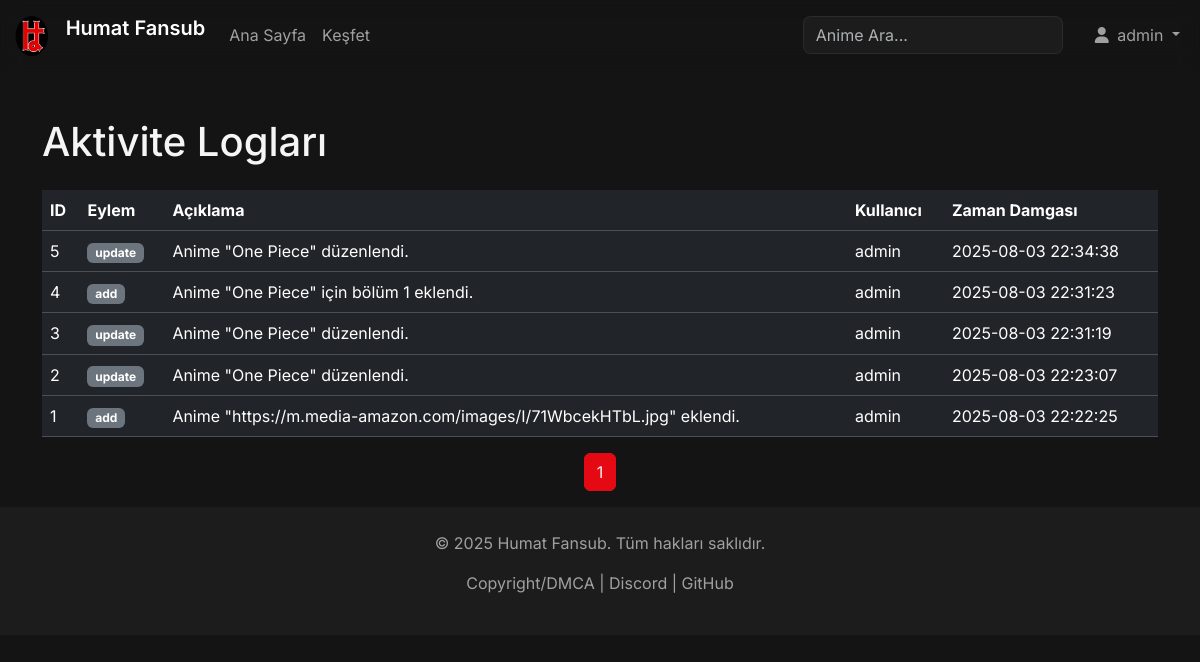
The page /logs (signed in) on the database as committed earlier.
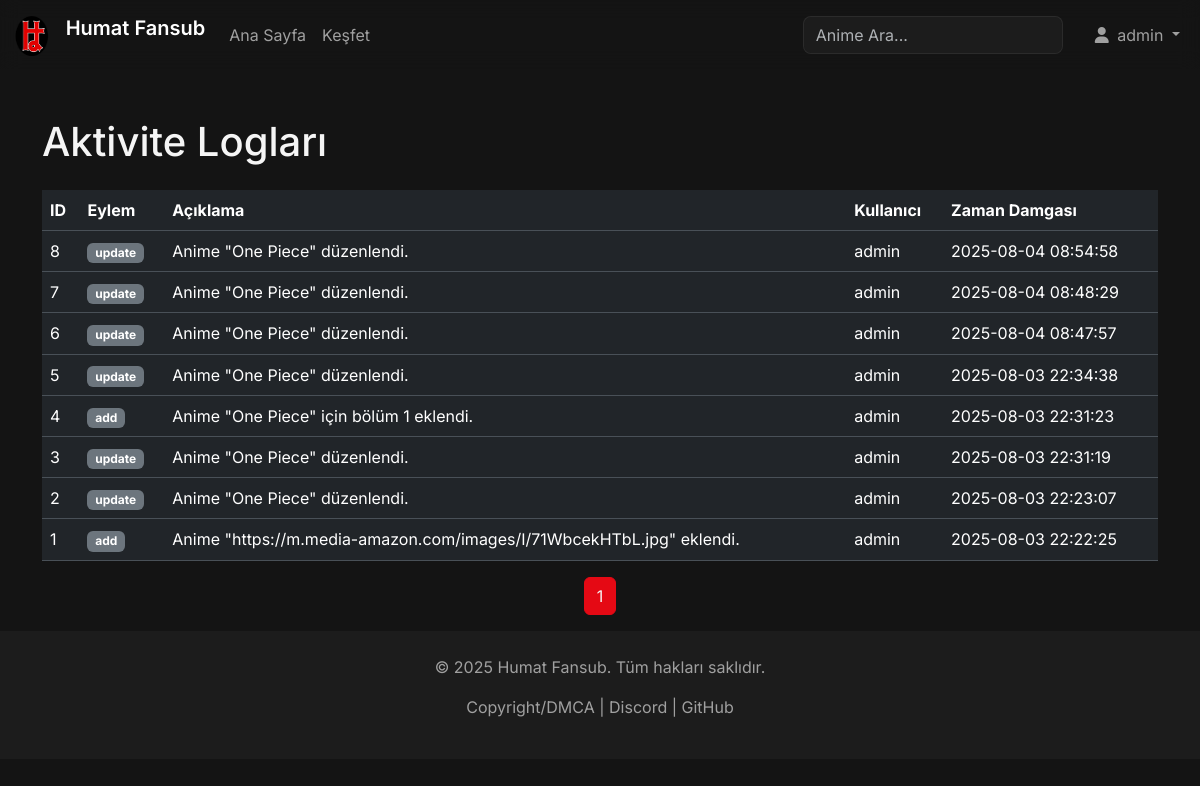
The same page on the database as committed later.
### models.py (models this page shows, shortened)
class User(db.Model):
    id = db.Column(db.Integer, primary_key=True)
    username = db.Column(db.String(80), unique=True, nullable=False)
    password = db.Column(db.String(200), nullable=False)
    can_delete = db.Column(db.Boolean, default=False)
    can_edit = db.Column(db.Boolean, default=False)
    can_add_user = db.Column(db.Boolean, default=False)
    logs = db.relationship('Log', backref='user', lazy=True)
    watchlist_animes = db.relationship('Anime', secondary=watchlist, lazy='subquery',
        backref=db.backref('watchlisted_by', lazy=True))
    ratings = db.relationship('Rating', backref='user', lazy=True)

class Log(db.Model):
    id = db.Column(db.Integer, primary_key=True)
    action = db.Column(db.String(50), nullable=False)
    description = db.Column(db.Text, nullable=False)
    timestamp = db.Column(db.DateTime, server_default=db.func.now())
    user_id = db.Column(db.Integer, db.ForeignKey('user.id'), nullable=True)

### app.py (the view)
@app.route('/logs')
@login_required
@admin_required
def view_logs():
    if not current_user.can_add_user:
        flash('Bu sayfayı görüntüleme yetkiniz yok.', 'danger')
        return redirect(url_for('index'))
    page = request.args.get('page', 1, type=int)
    logs = Log.query.order_by(Log.timestamp.desc()).paginate(page=page, per_page=10)
    return render_template('log.html', logs=logs)

### app.py (called while the page is built)
def admin_required(f):
    @wraps(f)
    def decorated_function(*args, **kwargs):
        if not current_user.is_authenticated or not (current_user.can_add_user or current_user.can_edit or current_user.can_delete):
            flash('Bu sayfayı görüntüleme yetkiniz yok.', 'danger')
            return redirect(url_for('index'))
        return f(*args, **kwargs)
    return decorated_function

@login_manager.user_loader
def load_user(user_id):
    return User.query.get(int(user_id))

### templates/log.html (shortened to what this page needs)
{% extends "base.html" %}
{% block content %}
<div class="container mt-5">
    <h1 class="mb-4">Aktivite Logları</h1>
    <div class="table-responsive">
        <table class="table table-hover align-middle">
            <thead>
                <tr>
                    <th>ID</th>
                    <th>Eylem</th>
                    <th>Açıklama</th>
                    <th>Kullanıcı</th>
                    <th>Zaman Damgası</th>
                </tr>
            </thead>
            <tbody>
                {% for log in logs.items %}
                <tr>
                    <td>{{ log.id }}</td>
                    <td><span class="badge bg-secondary">{{ log.action }}</span></td>
                    <td>{{ log.description }}</td>
                    <td>{{ log.user.username if log.user else 'Bilinmiyor' }}</td>
                    <td>{{ log.timestamp.strftime('%Y-%m-%d %H:%M:%S') }}</td>
                </tr>
                {% endfor %}
            </tbody>
        </table>
    </div>
    <nav aria-label="Page navigation">
        <ul class="pagination justify-content-center">
            {% for page_num in logs.iter_pages() %}
                {% if page_num %}
                    <li class="page-item {{ 'active' if page_num == logs.page else '' }}">
                        <a class="page-link" href="{{ url_for('view_logs', page=page_num) }}">{{ page_num }}</a>
                    </li>
                {% else %}
                    <li class="page-item disabled"><span class="page-link">...</span></li>
                {% endif %}
            {% endfor %}
        </ul>
    </nav>
</div>
{% endblock %}

### templates/base.html (shortened to what this page needs)
<!DOCTYPE html>
<html lang="en" data-bs-theme="dark">
<head>
    <link href="https://cdn.jsdelivr.net/npm/bootstrap@5.3.3/dist/css/bootstrap.min.css" rel="stylesheet">
    <link rel="stylesheet" href="https://cdnjs.cloudflare.com/ajax/libs/font-awesome/6.5.2/css/all.min.css" />
    <link rel="stylesheet" href="{{ url_for('static', filename='css/custom.css') }}">
</head>
<body>
    <header>
        <nav class="navbar navbar-expand-lg fixed-top navbar-dark">
            <div class="container-fluid">
                <a class="navbar-brand" href="{{ url_for('index') }}">
                    <img src="{{ url_for('static', filename='images/logo.png') }}" alt="Logo" width="40" height="40" class="d-inline-block align-text-top">
                    <span class="ms-2">Humat Fansub</span>
                </a>
                <div class="collapse navbar-collapse" id="navbarNav">
                    <ul class="navbar-nav me-auto mb-2 mb-lg-0">
                        <li class="nav-item">
                            <a class="nav-link" href="{{ url_for('index') }}">Ana Sayfa</a>
                        </li>
                        <li class="nav-item">
                            <a class="nav-link" href="{{ url_for('animes') }}">Keşfet</a>
                        </li>
                    </ul>
                    <form class="d-flex me-3" action="{{ url_for('animes') }}" method="GET">
                        <input class="form-control me-2" type="search" name="query" placeholder="Anime Ara..." aria-label="Search">
                    </form>
                    <ul class="navbar-nav">
                        {% if current_user.is_authenticated %}
                        <li class="nav-item dropdown">
                            <a class="nav-link dropdown-toggle" href="#" id="navbarDropdown" role="button" data-bs-toggle="dropdown" aria-expanded="false">
                                <i class="fas fa-user me-1"></i> {{ current_user.username }}
                            </a>
                        </li>
                        {% endif %}
                    </ul>
                </div>
            </div>
        </nav>
    </header>
    <main>
        {% block content %}{% endblock %}
    </main>
    <footer class="text-center py-4 mt-auto">
        <div class="container">
            <p>&copy; 2025 Humat Fansub. Tüm hakları saklıdır.</p>
            <p>
                <a href="{{ url_for('copyright') }}">Copyright/DMCA</a> |
                <a href="https://discord.gg/SaKSmuZkAf" target="_blank">Discord</a> |
                <a href="https://github.com/Berke-aras/AnimeFansub-Dizi-Film-Platformu" target="_blank">GitHub</a>
            </p>
        </div>
    </footer>
</body>
</html>

### static/css/custom.css (style rules this page uses)
:root { --primary-color: #e50914; --dark-color: #141414; --light-dark-color: #1c1c1c; --text-color: #f5f5f5; --text-muted-color: #a0a0a0; }
body { background-color: var(--dark-color); color: var(--text-color); font-family: "Inter", sans-serif; padding-top: 70px; }
.navbar { background-color: rgba(20, 20, 20, 0.7); backdrop-filter: blur(10px); -webkit-backdrop-filter: blur(10px); transition: background-color 0.3s ease; }
.navbar-brand span { font-weight: 600; }
.nav-link { color: var(--text-muted-color); transition: color 0.3s ease; }
.form-control { background-color: var(--light-dark-color); border: 1px solid rgba(255, 255, 255, 0.1); color: var(--text-color); border-radius: 8px; transition: border-color 0.3s ease, box-shadow 0.3s ease; }
footer { background-color: var(--light-dark-color); color: var(--text-muted-color); }
footer a { color: var(--text-muted-color); text-decoration: none; transition: color 0.3s ease; }
.pagination .page-link { background-color: var(--light-dark-color); border-color: rgba(255, 255, 255, 0.1); color: var(--text-muted-color); }
.pagination .page-item.active .page-link { background-color: var(--primary-color); border-color: var(--primary-color); color: var(--text-color); }

Rows that differ between the two databases and show on the page:
added Log: id "8", action "update", description "Anime \"One Piece\" düzenlendi.", user "admin", timestamp "2025-08-04 08:54:58"
added Log: id "7", action "update", description "Anime \"One Piece\" düzenlendi.", user "admin", timestamp "2025-08-04 08:48:29"
added Log: id "6", action "update", description "Anime \"One Piece\" düzenlendi.", user "admin", timestamp "2025-08-04 08:47:57"
